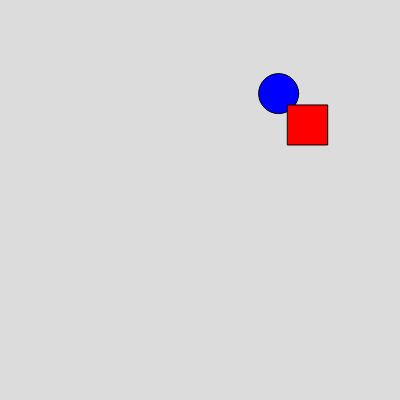
Frame 1 (no input)
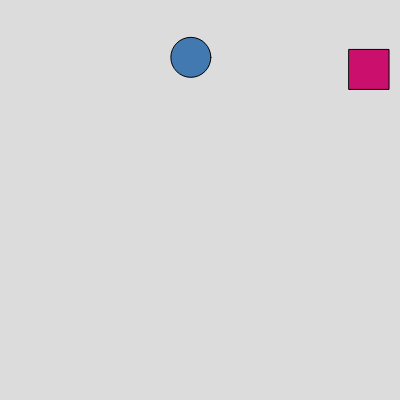
Frame 60 (no input)
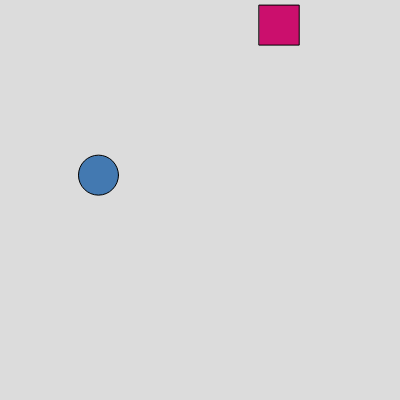
Frame 120 (the mouse pressed at the canvas centre since frame 60)

The p5.js sketch that drew these frames (run headless with seeded random() and noise() and a simulated clock; from frame 60 on, the mouse is pressed at the canvas centre):

// p5.js sketch
// ── sketch.js
let ellipseX, ellipseY, ellipseDX, ellipseDY;
let squareX, squareY, squareDX, squareDY;
let ellipseRadius = 20;
let squareSize = 40;
let ellipseColor, squareColor;

function setup() {
  createCanvas(400, 400);
  resetShapes();
}

function draw() {
  background(220);
  
  // Move shapes
  ellipseX += ellipseDX;
  ellipseY += ellipseDY;
  squareX += squareDX;
  squareY += squareDY;

  // Set shape colors
  fill(ellipseColor);
  ellipse(ellipseX, ellipseY, ellipseRadius * 2);
  
  fill(squareColor);
  rect(squareX - squareSize / 2, squareY - squareSize / 2, squareSize, squareSize);

  // Boundaries and bounce
  bounceOffWalls();

  // Collision and bounce if touching
  if (isColliding()) {
    // Swap velocities for bounce effect
    let tempDX = ellipseDX;
    let tempDY = ellipseDY;
    ellipseDX = squareDX;
    ellipseDY = squareDY;
    squareDX = tempDX;
    squareDY = tempDY;

    // Change colors upon collision
    ellipseColor = color(random(255), random(255), random(255));
    squareColor = color(random(255), random(255), random(255));
  }
}

function bounceOffWalls() {
  // Ellipse boundary check
  if (ellipseX < ellipseRadius || ellipseX > width - ellipseRadius) ellipseDX *= -1;
  if (ellipseY < ellipseRadius || ellipseY > height - ellipseRadius) ellipseDY *= -1;

  // Square boundary check
  if (squareX < squareSize / 2 || squareX > width - squareSize / 2) squareDX *= -1;
  if (squareY < squareSize / 2 || squareY > height - squareSize / 2) squareDY *= -1;
}

function isColliding() {
  let distanceX = ellipseX - squareX;
  let distanceY = ellipseY - squareY;
  let distance = sqrt(distanceX * distanceX + distanceY * distanceY);
  
  return distance < ellipseRadius + squareSize / 2;
}

function resetShapes() {
  // Reset positions and velocities
  ellipseX = random(ellipseRadius, width - ellipseRadius);
  ellipseY = random(ellipseRadius, height - ellipseRadius);
  ellipseDX = random(-3, 3);
  ellipseDY = random(-3, 3);
  
  squareX = random(squareSize / 2, width - squareSize / 2);
  squareY = random(squareSize / 2, height - squareSize / 2);
  squareDX = random(-3, 3);
  squareDY = random(-3, 3);

  // Reset colors
  ellipseColor = color(0, 0, 255);  // Initial color for ellipse (blue)
  squareColor = color(255, 0, 0);   // Initial color for square (red)
}

function keyPressed() {
  if (key === 'm' || key === 'M') {
    resetShapes();
  }
}
